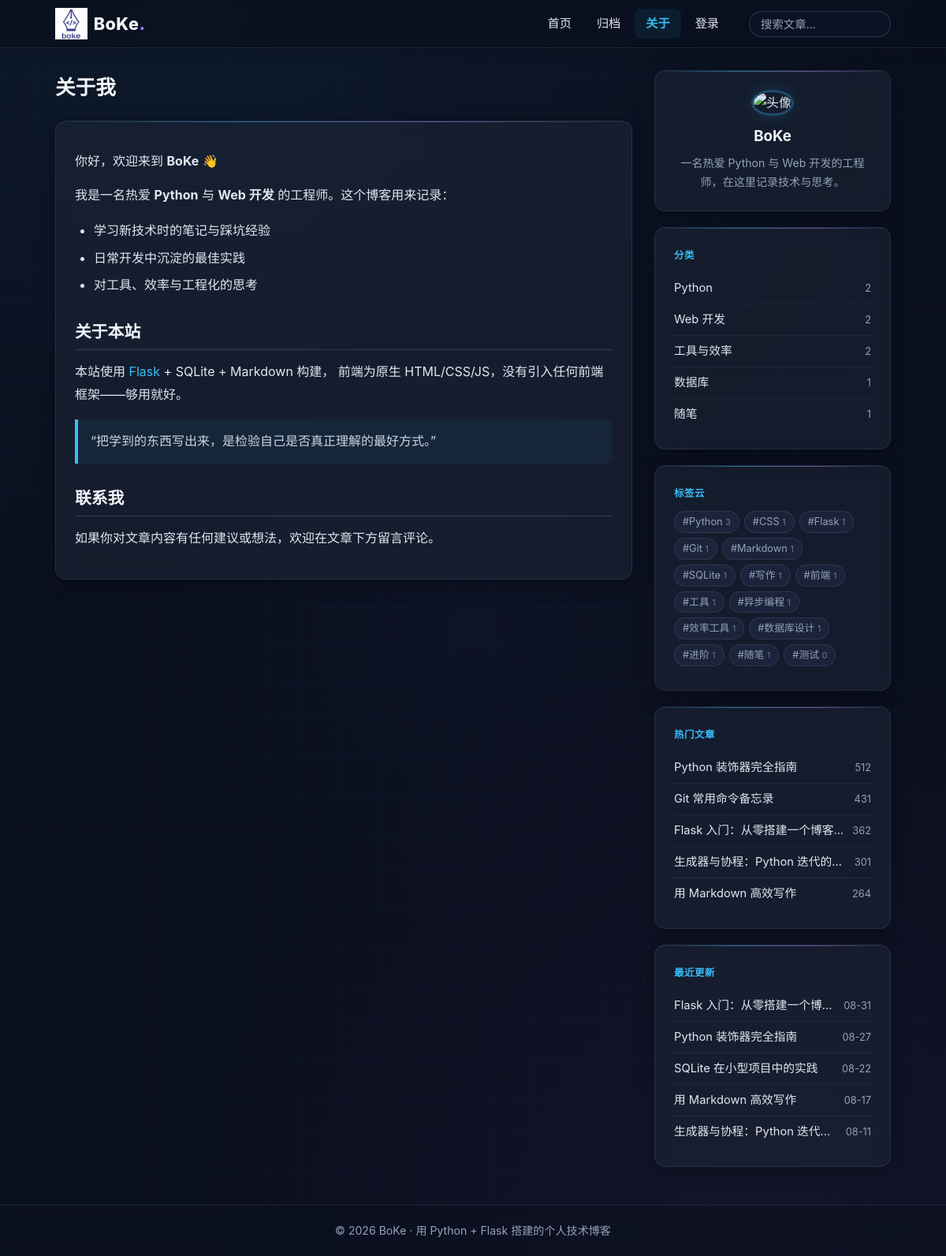
/about, run on the app's committed database.
### models.py (models this page shows, shortened)
class Category(db.Model):
    id = db.Column(db.Integer, primary_key=True)
    name = db.Column(db.String(50), unique=True, nullable=False)
    posts = db.relationship('Post', backref='category', lazy='dynamic')

class Tag(db.Model):
    id = db.Column(db.Integer, primary_key=True)
    name = db.Column(db.String(50), unique=True, nullable=False)
    posts = db.relationship('Post', secondary=post_tags,
                            backref=db.backref('tags', lazy='joined'),
                            lazy='dynamic')

class Post(db.Model):
    id = db.Column(db.Integer, primary_key=True)
    title = db.Column(db.String(200), nullable=False)
    slug = db.Column(db.String(200), unique=True, nullable=False)
    summary = db.Column(db.Text)
    content = db.Column(db.Text, nullable=False)
    created_at = db.Column(db.DateTime, default=datetime.now, nullable=False)
    updated_at = db.Column(db.DateTime, default=datetime.now,
                           onupdate=datetime.now, nullable=False)
    views = db.Column(db.Integer, default=0, nullable=False)
    published = db.Column(db.Boolean, default=True, nullable=False)
    category_id = db.Column(db.Integer, db.ForeignKey('category.id'))
    comments = db.relationship('Comment', backref='post',
                               cascade='all, delete-orphan', lazy='dynamic')

### app.py (the view)
    @app.route('/about')
    def about():
        return render_template('about.html', title='关于我')

### templates/about.html
{% extends 'base.html' %}
{% block content %}
<div class="page-head">
  <h1>{{ title }}</h1>
</div>
<div class="card markdown-body about-page">
  <p>你好，欢迎来到 <strong>BoKe</strong> 👋</p>
  <p>我是一名热爱 <strong>Python</strong> 与 <strong>Web 开发</strong> 的工程师。这个博客用来记录：</p>
  <ul>
    <li>学习新技术时的笔记与踩坑经验</li>
    <li>日常开发中沉淀的最佳实践</li>
    <li>对工具、效率与工程化的思考</li>
  </ul>
  <h2>关于本站</h2>
  <p>本站使用 <a href="https://flask.palletsprojects.com/" target="_blank" rel="noopener">Flask</a> + SQLite + Markdown 构建，
  前端为原生 HTML/CSS/JS，没有引入任何前端框架——够用就好。</p>
  <blockquote>
    <p>“把学到的东西写出来，是检验自己是否真正理解的最好方式。”</p>
  </blockquote>
  <h2>联系我</h2>
  <p>如果你对文章内容有任何建议或想法，欢迎在文章下方留言评论。</p>
</div>
{% endblock %}

### templates/base.html (shortened to what this page needs)
<!DOCTYPE html>
<html lang="zh-CN">
<head>
<link rel="stylesheet" href="{{ url_for('static', filename='css/style.css') }}">
<link rel="stylesheet" href="{{ url_for('static', filename='css/pygments.css') }}">
</head>
<body>
<header class="site-header">
  <div class="container header-inner">
    <a class="logo" href="{{ url_for('index') }}"><img src="{{ url_for('static', filename='assets/logo.png') }}" alt="BoKe 技术博客">BoKe<span>.</span></a>
    <nav class="nav" id="site-nav">
      <a href="{{ url_for('index') }}" class="{{ 'active' if request.path == '/' }}">首页</a>
      <a href="{{ url_for('archive') }}" class="{{ 'active' if request.path == '/archive' }}">归档</a>
      <a href="{{ url_for('about') }}" class="{{ 'active' if request.path == '/about' }}">关于</a>
      {% if session.get('admin_id') %}
        <a href="{{ url_for('admin_dashboard') }}">后台</a>
        <a href="{{ url_for('admin_logout') }}">退出</a>
      {% else %}
        <a href="{{ url_for('admin_login') }}">登录</a>
      {% endif %}
    </nav>
    <form class="search-form" action="{{ url_for('search') }}" method="get">
      <input type="search" name="q" placeholder="搜索文章..." value="{{ request.args.get('q', '') }}">
    </form>
  </div>
</header>
<main class="container layout">
  <div class="content">
    {% block content %}{% endblock %}
  </div>
  <aside class="sidebar">
    <section class="card about-card">
      <img class="avatar" src="https://trae-api-cn.mchost.guru/api/ide/v1/text_to_image?prompt=flat%20minimal%20illustration%20avatar%20of%20a%20friendly%20programmer%20wearing%20headphones%2C%20indigo%20and%20white%20color%20palette%2C%20soft%20geometric%20background&image_size=square" alt="头像">
      <h3>BoKe</h3>
      <p class="muted">一名热爱 Python 与 Web 开发的工程师，在这里记录技术与思考。</p>
    </section>
    <section class="card">
      <h3 class="card-title">分类</h3>
      <ul class="side-list">
        {% for cat, count in nav_categories %}
        <li><a href="{{ url_for('category', name=cat.name) }}">{{ cat.name }}</a><span class="count">{{ count }}</span></li>
        {% else %}
        <li class="muted">暂无分类</li>
        {% endfor %}
      </ul>
    </section>
    <section class="card">
      <h3 class="card-title">标签云</h3>
      <div class="cloud">
        {% for tag, count in tag_cloud %}
        <a class="tag" href="{{ url_for('tag', name=tag.name) }}">#{{ tag.name }} <small>{{ count }}</small></a>
        {% else %}
        <span class="muted">暂无标签</span>
        {% endfor %}
      </div>
    </section>
    <section class="card">
      <h3 class="card-title">热门文章</h3>
      <ul class="side-list">
        {% for post in top_posts %}
        <li class="side-post"><a href="{{ url_for('post_detail', slug=post.slug) }}">{{ post.title }}</a><span class="count">{{ post.views }}</span></li>
        {% endfor %}
      </ul>
    </section>
    <section class="card">
      <h3 class="card-title">最近更新</h3>
      <ul class="side-list">
        {% for post in recent_posts %}
        <li class="side-post"><a href="{{ url_for('post_detail', slug=post.slug) }}">{{ post.title }}</a><span class="count">{{ post.created_at.strftime('%m-%d') }}</span></li>
        {% endfor %}
      </ul>
    </section>
  </aside>
</main>
<footer class="site-footer">
  <div class="container">
    <p>© 2026 BoKe · 用 Python + Flask 搭建的个人技术博客</p>
  </div>
</footer>
</body>
</html>

### data on the page
Category: name "Python", id "2"
Category: name "Web 开发", count "2"
Category: name "工具与效率", count "2"
Category: name "数据库", count "1"
Category: name "随笔", count "1"
Tag: name "Python", count "3"
Tag: name "CSS", count "1"
Tag: name "Flask", id "1"
Tag: name "Git", count "1"
Tag: name "Markdown", count "1"
Tag: name "SQLite", count "1"
Tag: name "写作", count "1"
Tag: name "前端", count "1"
Tag: name "工具", count "1"
Tag: name "异步编程", count "1"
Tag: name "效率工具", count "1"
Tag: name "数据库设计", count "1"
Tag: name "进阶", count "1"
Tag: name "随笔", count "1"
Tag: name "测试", count "0"
Post: title "Python 装饰器完全指南", views "512", created_at "08-27"
Post: title "Git 常用命令备忘录", views "431"
Post: views "362", created_at "08-31"
Post: views "301", created_at "08-11"
Post: title "用 Markdown 高效写作", views "264", created_at "08-17"
Post: title "SQLite 在小型项目中的实践", created_at "08-22"

### other printed values
{{ title }} "关于我"
